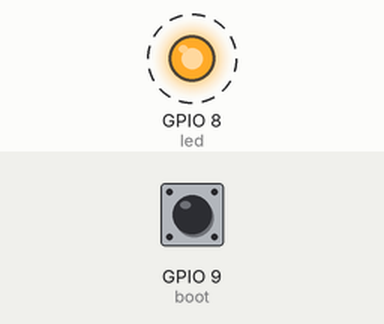
Bench run of a program on a simulated ESP32 board running MicroPython. Parts: output pins drawn as LEDs (lit = HIGH). Dashed ring = blinking. Inputs (shaded band) come from the test bench; at power-on: GPIO 9 (boot) HIGH. What the program prints to the serial console is not drawn.

Above: at 1.2 s.
1.3 s: GPIO 9 (boot) pulled LOW for 0.15 s
Timing chart, 0 to 10.3 s (numbered marks = the images above; inputs shaded):
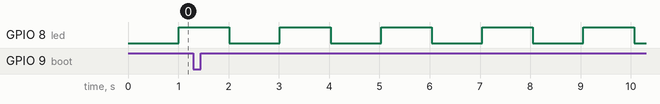

The program:

main.py
```python
# (licence header left out)
"""Teste básico da placa ESP32-C3 SuperMini em MicroPython.

O QUE FAZ
    1. Mostra no Shell do Thonny a versão do MicroPython, a frequência da
       CPU, o tamanho da flash, a RAM livre e o endereço MAC do Wi-Fi.
    2. Pisca o LED azul da placa (GPIO8) e mostra o nível lógico do pino a
       cada troca, para o aluno descobrir se o LED acende com 0 ou com 1.
    3. Avisa no Shell cada vez que o botão BOOT (GPIO9) é apertado.

COMO USAR (Thonny)
    1. Grave o firmware MicroPython ESP32_GENERIC_C3 na placa (ver o README
       da placa, seção "Como programar").
    2. Abra este arquivo no Thonny e clique em "Executar" (F5).
       Para rodar sozinho sempre que a placa ligar, salve-o na placa com
       o nome main.py (Arquivo > Salvar como... > Dispositivo MicroPython).
    3. Para parar, clique em "Parar" (Ctrl+F2).

O QUE OBSERVAR
    - "Flash: 4.0 MB" e a versão do MicroPython.
    - Em qual nível (0 ou 1) o LED azul fica ACESO. Anote no README.
    - A mensagem "BOOT apertado" ao apertar o botão BOOT.

ATENÇÃO
    A placa trabalha em 3,3V. Não ligue sinais de 5V nos GPIOs.
"""
import gc
import os
import time

import esp
import machine
import network
import ubinascii

# GPIO do LED azul da placa (serigrafia "IO8"). É o mesmo pino do SDA
# padrão do I2C nesta placa.
PINO_LED = 8

# GPIO do botão BOOT. O botão liga o pino ao GND: apertado = 0.
PINO_BOOT = 9

# Tempo entre as trocas do LED, em milissegundos.
INTERVALO_LED_MS = 1000


def mostrar_dados_da_placa():
    """Mostra no Shell a versão, a CPU, as memórias e o MAC da placa."""
    gc.collect()
    print()
    print("=== ESP32-C3 SuperMini: dados da placa ===")
    print("MicroPython ...", os.uname().release, "-", os.uname().machine)
    print("Frequência ....", machine.freq() // 1_000_000, "MHz")
    print("Flash .........", round(esp.flash_size() / (1024 * 1024), 1), "MB")
    print("RAM livre .....", gc.mem_free() // 1024, "KB")
    # Ler o MAC não liga o Wi-Fi para conectar: só ativa a interface.
    wlan = network.WLAN(network.STA_IF)
    wlan.active(True)
    mac = ubinascii.hexlify(wlan.config("mac"), ":").decode().upper()
    wlan.active(False)
    print("MAC (Wi-Fi) ...", mac)
    print()


def main():
    """Ponto de entrada: mostra os dados, pisca o LED e lê o botão BOOT."""
    mostrar_dados_da_placa()
    led = machine.Pin(PINO_LED, machine.Pin.OUT)
    boot = machine.Pin(PINO_BOOT, machine.Pin.IN, machine.Pin.PULL_UP)
    print("LED azul (GPIO8) troca de nível a cada segundo.")
    print("Anote em qual nível ele fica ACESO. Aperte BOOT para testar o botão.")

    nivel = 0
    ultima_troca = time.ticks_ms()
    boot_anterior = 1
    try:
        while True:
            # Troca o LED sem sleep longo, para o botão continuar sendo lido.
            if time.ticks_diff(time.ticks_ms(), ultima_troca) >= INTERVALO_LED_MS:
                ultima_troca = time.ticks_ms()
                nivel = 1 - nivel
                led.value(nivel)
                print("LED: GPIO8 =", nivel)

            # Avisa só na borda de descida (solto -> apertado).
            boot_agora = boot.value()
            if boot_anterior == 1 and boot_agora == 0:
                print("BOOT apertado")
            boot_anterior = boot_agora
            time.sleep_ms(10)  # filtro simples contra o repique do botão
    finally:
        # Ao parar pelo Thonny, deixa o pino em 1. Se o LED for ativo em
        # LOW (o mais comum nesta placa, a confirmar), isso o apaga.
        led.value(1)


main()
```

Measured:
- by itself, GPIO 8 (led): alternates HIGH for 1.0 s and LOW for 1.0 s
